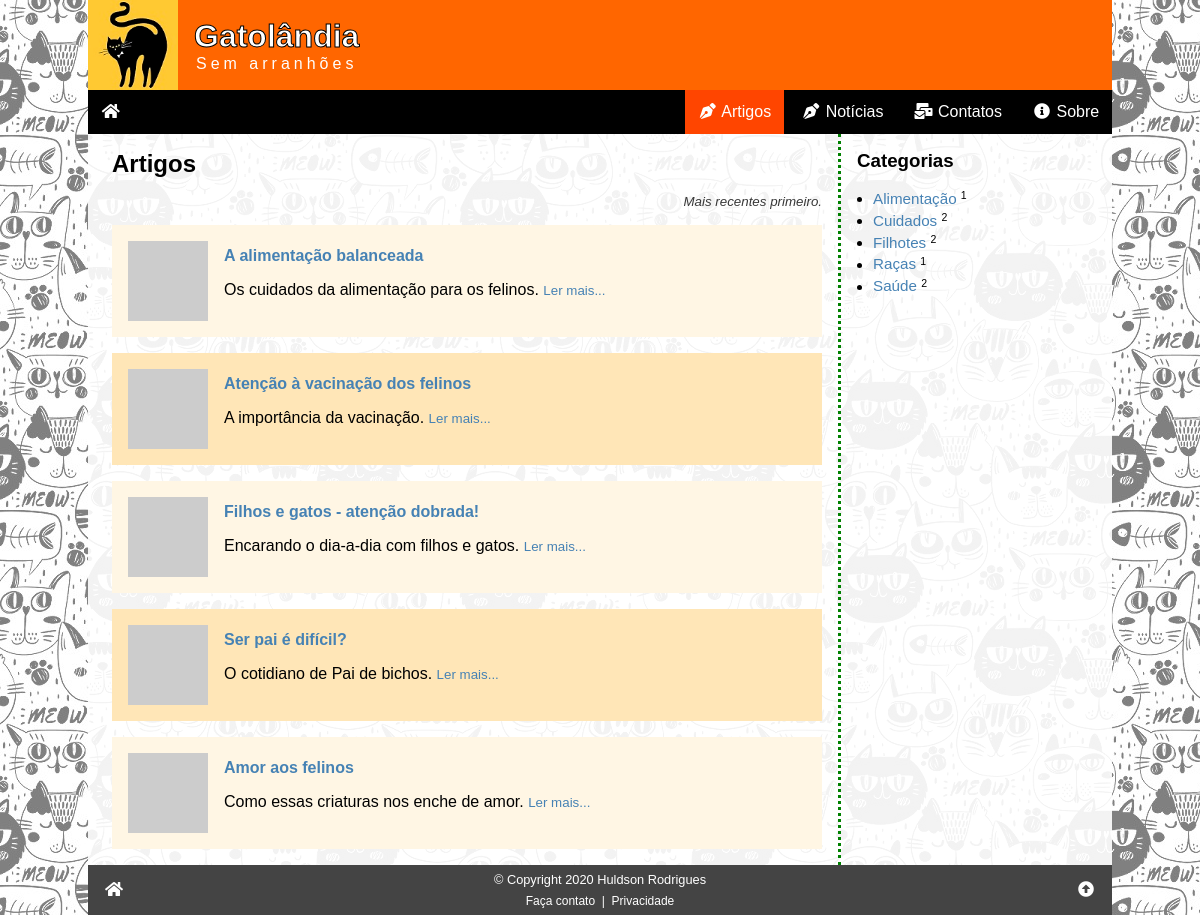
/artigos.php, run on the app's committed database.
### tables this page shows
CREATE TABLE artigos (
    id_artigo INT PRIMARY KEY NOT NULL AUTO_INCREMENT,
    data TIMESTAMP DEFAULT CURRENT_TIMESTAMP,
    titulo VARCHAR(255) NOT NULL,
    imagem VARCHAR(255) COMMENT 'URL da imagem - thumbnail',
    resumo VARCHAR(255) NOT NULL COMMENT 'Resumo do artigo',
    texto LONGTEXT NOT NULL COMMENT 'Texto (HTML) do artigo completo',
    autor_id INT NOT NULL,
    campo1 TEXT COMMENT 'Reservado para uso futuro',
    campo2 TEXT COMMENT 'Reservado para uso futuro',
    campo3 TEXT COMMENT 'Reservado para uso futuro',
    status ENUM ('inativo', 'ativo') DEFAULT 'ativo',

     
    FOREIGN KEY (autor_id) REFERENCES autores (id_autor)
);

CREATE TABLE categorias (
    id_categoria INT PRIMARY KEY NOT NULL AUTO_INCREMENT,
    nome VARCHAR(127) NOT NULL
);

### artigos.php (the view, shortened to what this page needs)
<?php
require '_config.php';
$titulo = "Artigos";
$idcat = (isset($_GET['c'])) ? intval($_GET['c']) : 0;
if ($idcat > 0) {
    $sql = <<<SQL
SELECT id_artigo, titulo, imagem, resumo, id_categoria, nome FROM artigos
    INNER JOIN art_cat ON artigo_id = id_artigo
    INNER JOIN categorias ON categoria_id = id_categoria
WHERE categoria_id = '{$idcat}' AND status = 'ativo'
    ORDER BY data DESC
SQL;
} else {
    $sql = "SELECT id_artigo, titulo, imagem, resumo FROM artigos WHERE status = 'ativo' ORDER BY data DESC";
}
$res = $conn->query($sql);
$artigos = '';
if ($res->num_rows > 0) {
    while ($art = $res->fetch_assoc()) {
        $artigos .= <<<HTML
<div class="artigo">
    <a href="artigo.php?id={$art['id_artigo']}"><img src="{$art['imagem']}" alt="{$art['titulo']}"></a>
    <a href="artigo.php?id={$art['id_artigo']}"><h4>{$art['titulo']}</h4></a>
    <span>{$art['resumo']}</span>
    <small><a href="artigo.php?id={$art['id_artigo']}">Ler mais...</a></small>
</div>
HTML;
    }
} else {
    $artigos = '<p class="center">Nenhum artigo encontrado!</p>';
}
$cattitulo = $titulo;
$sql = "SELECT * FROM categorias ORDER BY nome";
$res = $conn->query($sql);
$categorias = '<ul>';
while ($cat = $res->fetch_assoc()) {
    $sql2 = "SELECT id_art_cat FROM `art_cat` WHERE categoria_id = {$cat['id_categoria']}";
    $res2 = $conn->query($sql2);
    $total = $res2->num_rows;
    if($total > 0) {
        $categorias .= <<<HTML
        <li><a href="artigos.php?c={$cat['id_categoria']}">{$cat['nome']}</a> <small><sup>{$total}</sup></small></li>
HTML;
    }
}
$categorias .= '</ul>';
require '_header.php';
?>
<div class="row">
    <div class="col1">
        <h2><?php echo $cattitulo ?></h2>
        <small class="subtitulo">Mais recentes primeiro.</small>
        <?php echo $artigos ?>
    </div>
    <aside class="col2">
        <h3>Categorias</h3>
        <?php echo $categorias ?>
    </aside>
</div>
<?php
require '_footer.php';
?>

### css/global.css (style rules this page uses)
:root { --tamanho-texto-site: 16px; --tipo-fonte-site: sans-serif; --cor-dos-links: steelblue; --cor-dos-links-em-hover: orangered; --fundo-da-pagina: url('/img/fundo02.jpg') black fixed; }
* { box-sizing: border-box; }
html, body { padding: 0; margin: 0; width: 100%; height: 100%; position: relative; font-size: var(--tamanho-texto-site); font-family: var(--tipo-fonte-site); }
a { color: var(--cor-dos-links); text-decoration: none; }
p, h1, h2, h3, h4, h5 { margin: 1rem 0; }
body { background: var(--fundo-da-pagina); }

### css/artigos.css (style rules this page uses)
.artigo { padding: 1rem; overflow: auto; margin-bottom: 1rem; }
.artigo:nth-child(even) { background: rgb(255, 230, 183); }
.artigo:nth-child(odd) { background: rgb(255, 246, 228); }
.artigo img { width: 80px; height: 80px; float: left; margin-right: 1rem; }
.artigo h4 { margin-top: 0.4rem; }
.subtitulo { display: block; margin-bottom: 1rem; text-align: right; color: rgb(56, 56, 56); font-style: italic; }
.row { display: flex; width: 100%; flex-direction: column; }
.col2 { width: 100%; border-top: 3px dotted green; margin-top: 2rem; margin-bottom: 2rem; }
aside ul { margin: 0; padding: 0; padding-left: 1rem; line-height: 1.4; font-size: .95rem; }
@media (min-width: 640px) { .row { flex-direction: row; } }
@media (min-width: 640px) { .col1 { flex-grow: 1; padding-right: 1rem; } }
@media (min-width: 640px) { .col2 { width: 250px; padding-left: 1rem; border: 0; margin: 0; border-left: 3px dotted green; } }

### data on the page
artigos: titulo "A alimentação balanceada", resumo "Os cuidados da alimentação para os felinos."
artigos: titulo "Atenção à vacinação dos felinos", resumo "A importância da vacinação."
artigos: titulo "Filhos e gatos - atenção dobrada!", resumo "Encarando o dia-a-dia com filhos e gatos."
artigos: titulo "Ser pai é difícil?", resumo "O cotidiano de Pai de bichos."
artigos: titulo "Amor aos felinos", resumo "Como essas criaturas nos enche de amor."
categorias: nome "Alimentação", total "1"
categorias: nome "Cuidados", total "2"
categorias: nome "Filhotes", total "2"
categorias: nome "Raças", total "1"
categorias: nome "Saúde", total "2"

### other printed values
$cattitulo "Artigos"
